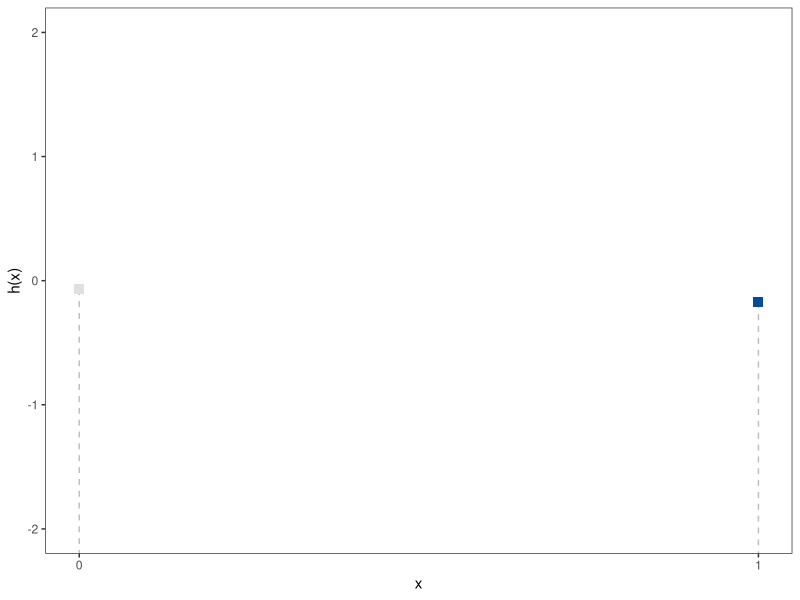
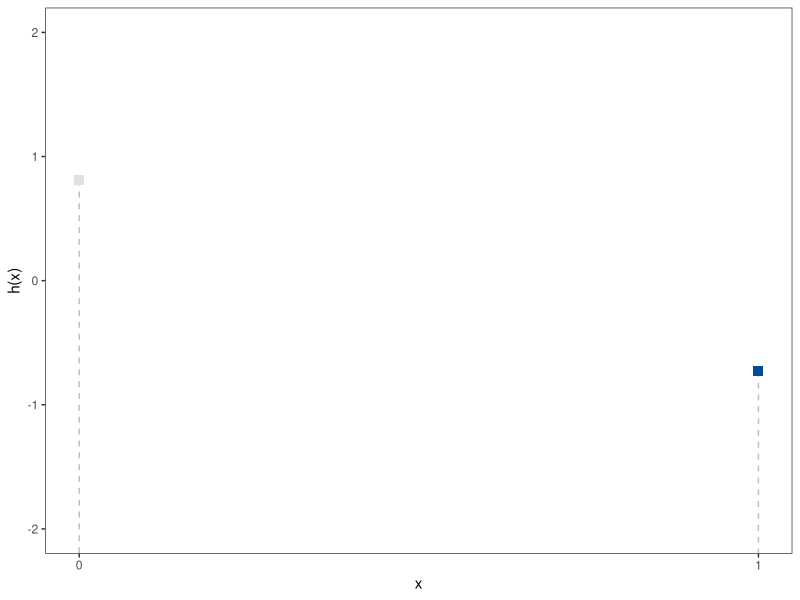
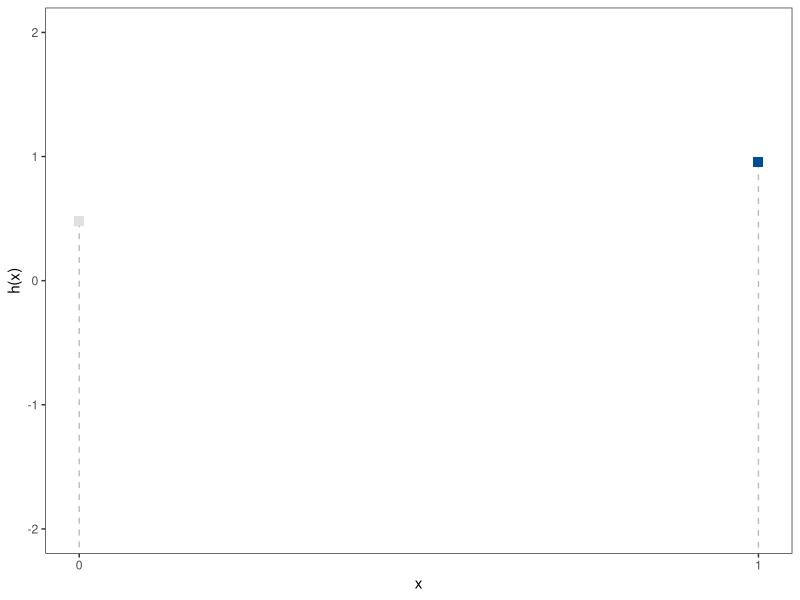
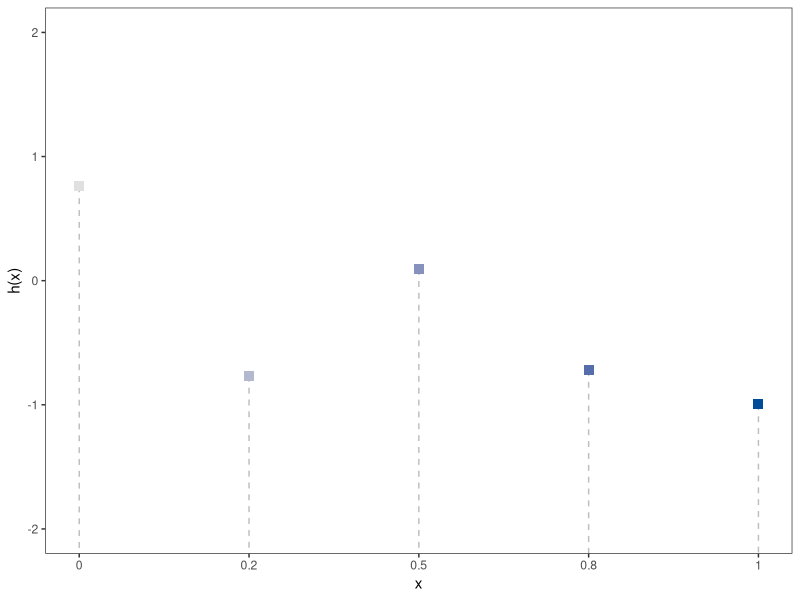
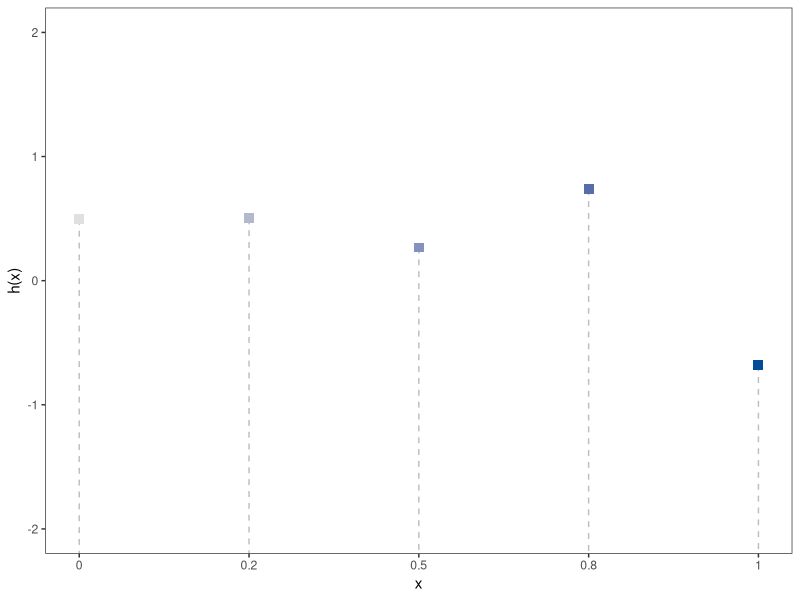
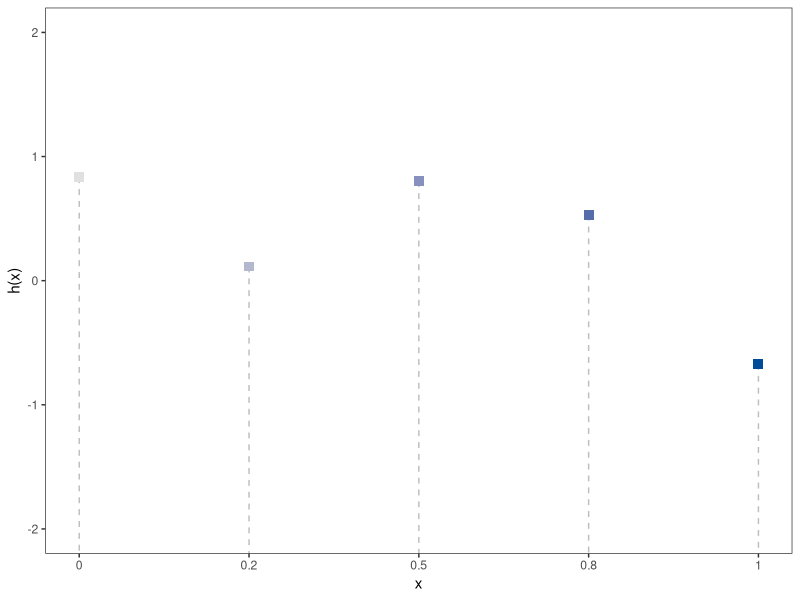
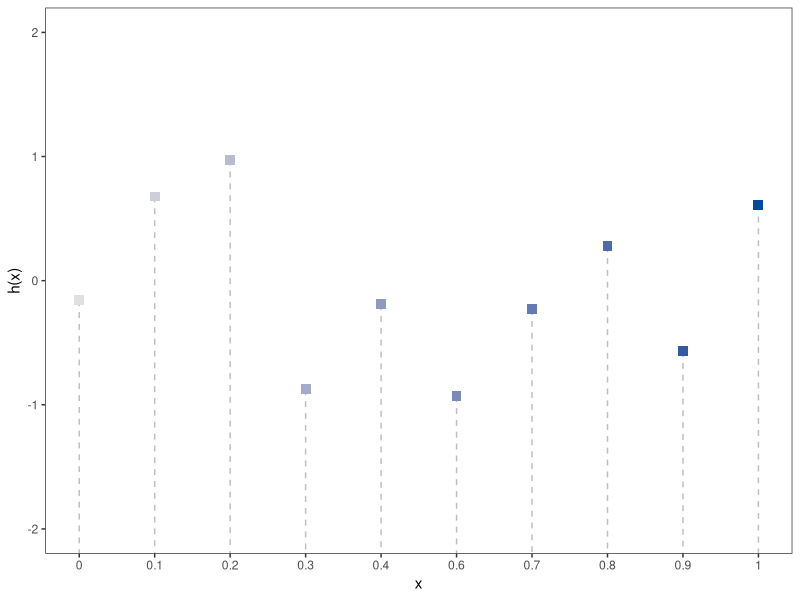
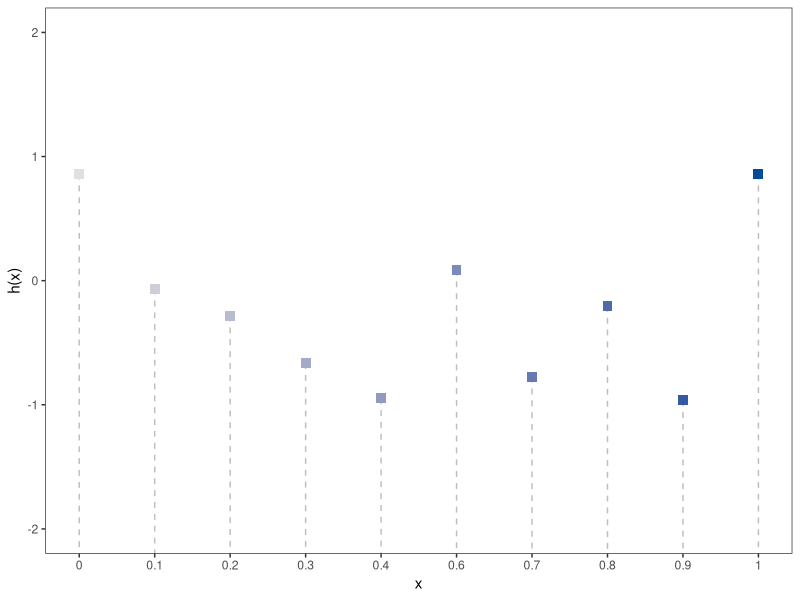

The R script that drew these images, in order: (Note: this script raises an error after producing the figures.)
# Distributions over discrete functions

library(ggplot2)
library(gridExtra)
library(mvtnorm)
library(matrixcalc)
library(reshape2)


plotDiscreteFunction = function(x, y, xlim, ylim) {
	
	df = data.frame(x = x, y = y)

	p1 = ggplot() + xlim(xlim) + theme_bw() 
	if (nrow(df) >= 20) {
		# p1 = p1 + geom_line(data = df, aes(x = x, y = y, xend = x, yend = -Inf), colour = "grey", alpha = 0.5) 
		p1 = p1 + geom_point(data = df, aes(x = x, y = y, color = x), size = 1, shape = 15) 
  	} else {
  		p1 = p1 + geom_segment(data = df, aes(x = x, y = y, xend = x, yend = -Inf), color = "grey", lty = 2)
		p1 = p1 + geom_point(data = df, aes(x = x, y = y, color = x), size = 3, shape = 15) 	                                                      
  	}
	p1 = p1 + scale_x_continuous(breaks = x, labels = round(x, 1))
	p1 = p1 + scale_color_gradientn(colours = c(low = "#E0E0E0", high = "#004C99"))
	p1 = p1 + ylab("h(x)") + ylim(ylim)
	p1 = p1 + theme(
	  plot.background = element_blank(),
	  panel.grid.major = element_blank(),
	  panel.grid.minor = element_blank(),
	  legend.position = "none"
	  )

	return(p1)
}

plotBivariateDensity = function(xlim, ylim, mu, sigma) {

	grid = expand.grid(y1 = seq(xlim[1], xlim[2], length.out = 100), y2 = seq(ylim[1], ylim[2], length.out = 100))

	probs = cbind(grid, density = mvtnorm::dmvnorm(grid, mean = mu, sigma = sigma))

	p2 = ggplot() + xlab(expression(y[1])) + ylab(expression(y[2]))
	p2 = p2 + geom_raster(data = probs, aes(x = y1, y = y2, fill = density)) 
	p2 = p2 + geom_contour(data = probs, aes(x = y1, y = y2, z = density), colour = "white", bins = 5) 
	p2 = p2 + coord_fixed(xlim = xlim, ylim = ylim) + guides(fill = FALSE) 

	return(p2)
}


createMat = function(n, scaleFactor) {
  m = matrix(data = 1, nrow = n, ncol = n)
  if (scaleFactor< 0 | scaleFactor > 1) stop("Scaling factor must be between 0 and 1")
  
  for (row in 1:(n-1)) {
    for (col in 1:(n-1)) {
      if (row <= col) m[row, col+1] = round(m[row, col]*0.9, digits = 2)
      if (row >= col) m[row+1, col] = round(m[row, col]*0.9, digits = 2)
    }
  }
  return(m)
}


squared.exp = function(x1, x2, l = 0.1) {
  
  D = as.matrix(dist(c(x1, x2), method = "euclidean"))
  
  K = exp(-1 / 2 * D^2 / l^2)
  
  return(K)
}




# --- Initial Examples 

set.seed(1111)

for (ninputs in c(2, 5, 10)) {

	x = seq(0, 1, length.out = ninputs)

	for (i in 1:3) {
		
		y = runif(ninputs, -1, 1)

		p = plotDiscreteFunction(x, y, xlim = c(0, 1), ylim = c(- 2, 2))

		ggsave(filename = paste0("figure_man/discrete/example_", ninputs, "_", i, ".pdf"), plot = p, height = 2.5, width = 4)
	}
}



# --- Examples Created from an "arbitrary" matrix (not a kernel)

sigma = lapply(ninputs, function(n) {
	mat = createMat(n, scaleFactor = 0.8)
	diag(mat) = 1
	mat
	}
)

sigma[[1]] = matrix(c(1, 0.5, 0.5, 1), nrow = 2)

names(sigma) = ninputs


# Drawing functions from a normal distribution 
ninputs = c(2, 5, 10, 50, 100, 200)

# print(sigma)
for (input in ninputs) {

	x = seq(0, 1, length.out = input)

	muc = rep(0, input)
	sigmac = sigma[[as.character(input)]]

	for (i in 1:3) {

		# Draw a sample 
		y = as.vector(rmvnorm(1, mean = muc, sigma = sigmac))
				
		p1 = plotDiscreteFunction(x, y, xlim = c(0, 1), ylim = c(- 2, 3))
		p1 = p1 + ggtitle(paste0("Sample Function ", i, ", n = ", input))

		if (input == 2) {
			p2 = plotBivariateDensity(mu = muc, sigma = sigmac, xlim = c(-2, 3), ylim = c(-2, 3))
			p2 = p2 + geom_point(data = data.frame(), aes(x = y[1], y = y[2]), color = "orange", size = 3)
			p2 = p2 + theme_bw() + ggtitle("Density of a 2-D Gaussian") + ylab(expression(h[2])) + xlab(expression(h[1])) 
		} 

		if (input > 2) {
			melted_comat = reshape2::melt(sigmac)
			p2 = ggplot(data = melted_comat, aes(x=Var1, y=Var2, fill=value)) + 
			      geom_tile() + theme_bw() + ggtitle("Covariance Matrix") +
			      scale_fill_gradientn(colours = c(low = "white", high = "black")) +
			      scale_x_discrete(labels = 1:input, limits = 1:input) +
			      scale_x_reverse() +
			      scale_y_discrete(labels = 1:input, limits = 1:input) +
			  theme(axis.line=element_blank(),
			        axis.ticks=element_blank(),
			        axis.title.x=element_blank(),
			        axis.title.y=element_blank(),
			        panel.border=element_blank(),
			        axis.text.x=element_blank(),
			        axis.text.y = element_blank(),
			        panel.grid.major=element_blank())
		}

		ggsave(paste0("figure_man/discrete/example_norm_", input, "_", i, "-a.pdf"), p1, width = 3, height = 3)
		ggsave(paste0("figure_man/discrete/example_norm_", input, "_", i, "-b.pdf"), p2, width = 3, height = 3)

	}
}
 

# --- Two extreme Cases 

set.seed(123)

input = 50

muc = rep(0, input)
sigmac = matrix(0.999, input, input) + 0.01 * diag(input)

x = seq(0, 1, length.out = input)
y = as.vector(rmvnorm(1, mean = muc, sigma = sigmac))
		
p1 = plotDiscreteFunction(x, y, xlim = c(0, 4), ylim = c(- 2, 2))+ theme(axis.text.x=element_blank())
p1 = p1 + ggtitle(paste0("Sample Function for a)", ", n = ", input)) + ylim(c(-2, 2))

ggsave(paste0("figure_man/discrete/example_extreme_", input, "-1.pdf"), p1, width = 3.5, height = 3)

sigmac = diag(input)
y = as.vector(rmvnorm(1, mean = muc, sigma = sigmac))

p1 = plotDiscreteFunction(x, y, xlim = c(0, 4), ylim = c(- 2, 2)) + theme(axis.text.x=element_blank())
p1 = p1 + ggtitle(paste0("Sample Function for b)", ", n = ", input)) + ylim(c(-2, 2))

ggsave(paste0("figure_man/discrete/example_extreme_", input, "-2.pdf"), p1, width = 3.5, height = 3)

p1 = p1 + ggtitle(paste0("Sample Function for b) K = I", ", n = ", input)) + ylim(c(-2, 2))

ggsave(paste0("figure_man/discrete/example_extreme_", input, "-4.pdf"), p1, width = 3.5, height = 3)


sigmac = squared.exp(x, x, l = 0.1)[1:input, 1:input]
y = as.vector(rmvnorm(1, mean = muc, sigma = sigmac))

p1 = plotDiscreteFunction(x, y, xlim = c(0, 4), ylim = c(- 2, 2)) + theme(axis.text.x=element_blank())
p1 = p1 + ggtitle(paste0("Sample Function for c)", ", n = ", input)) + ylim(c(-2, 2))

ggsave(paste0("figure_man/discrete/example_extreme_", input, "-3.pdf"), p1, width = 3.5, height = 3)



# --- Drawing Functions From a True Kernel Matrix

# Drawing functions from a normal distribution 
ninputs = c(10, 50, 200)

plist = list()

# print(sigma)
plist = lapply(ninputs, function(input) {

	x = seq(0, 1, length.out = input)

	muc = rep(0, input)
	sigmac = squared.exp(x, x, l = 0.1)[1:input, 1:input]

	# Draw a sample 
	y = as.vector(rmvnorm(1, mean = muc, sigma = sigmac))
			
	p = plotDiscreteFunction(x, y, xlim = c(0, 4), ylim = c(- 2, 2))
	p = p + ggtitle(paste0("n = ", input)) + theme(axis.text.x = element_blank())
	p
})

ggsave(paste0("figure_man/discrete/example_limit.pdf"), do.call(grid.arrange, c(plist, nrow = 1)), width = 8, height = 3)



ninputs = c(5, 10, 50)

# print(sigma)
for (input in ninputs) {

		x = runif(input, 0, 1)

		muc = rep(0, input)
		sigmac = squared.exp(x, x, l = 0.1)[1:input, 1:input]

		# Draw a sample 
		y = as.vector(rmvnorm(1, mean = muc, sigma = sigmac))
				
		p1 = plotDiscreteFunction(x, y, xlim = c(0, 4), ylim = c(- 2, 2))
		p1 = p1 + ggtitle(paste0("Sample Function, n = ", input))  + theme(axis.text.x = element_blank())

		ggsave(paste0("figure_man/discrete/example_marginalization_", input, ".pdf"), p1, width = 3, height = 3)
}




# mu = c(2, 1) # mean vector
# sigma = matrix(c(1, 0.5, 0.5, 1), ncol = 2) # covariance matrix 

# grid = expand.grid(y1 = seq(-1, 4, length.out = 100), y2 = seq(-1, 4, length.out = 100))

# probs = cbind(grid, density = mvtnorm::dmvnorm(grid, mean = mu, sigma = sigma))

# p2 = ggplot() + xlab(expression(y[1])) + ylab(expression(y[2]))
# p2 = p2 + geom_raster(data = probs, aes(x = y1, y = y2, fill = density)) 
# p2 = p2 + geom_contour(data = probs, aes(x = y1, y = y2, z = density), colour = "white", bins = 5) 
# p2 = p2 + coord_fixed(xlim = c(- 0.5, 3.5), ylim = c(- 0.5, 3.5)) + guides(fill = FALSE) 

# ggsave(filename = "figure_man/bivariate_density.png", plot = p2, height = 3, width = 6)



# df1 = data.frame(x = x, y = t(y), label = "Sample 1")
# p1 = ggplot() + ylim(c(0, 3)) + xlim(c(0, 3)) + theme_bw() + geom_vline(data = df, aes(xintercept = x), color = "grey", lty = 2)
# p1 = p1 + geom_point(data = df1, aes(x = x, y = y, color = label), size = 3)
# p1 = p1 + guides(color = FALSE)

# g = grid.arrange(p1, p2, ncol = 2)

# ggsave(filename = "figure_man/discrete_sample1.png", plot = grid.arrange(p1, p2, ncol = 2), height = 3, width = 6)

# # Drawing another sample
# y = rmvnorm(1, mean = mu, sigma = sigma)
# df2 = rbind(df2, data.frame(x = y[1], y = y[2], label = "Sample 2"))

# p2 = ggplot() + xlab(expression(y[1])) + ylab(expression(y[2]))
# p2 = p2 + geom_raster(data = probs, aes(x = y1, y = y2, fill = density)) 
# p2 = p2 + geom_contour(data = probs, aes(x = y1, y = y2, z = density), colour = "white", bins = 5) 
# p2 = p2 + coord_fixed(xlim = c(- 0.5, 3.5), ylim = c(- 0.5, 3.5)) + guides(fill = FALSE) 
# p2 = p2 + geom_point(data = df2, aes(x = x, y = y, color = label), size = 3) 
# p2 = p2 + geom_text(data = df2, aes(x = x, y = y + 0.3, color = label, label = label), size = 4)
# p2 = p2 + geom_segment(data = df2, aes(x = x, xend = x, y = y, yend = -1, color = label), lty = 2)
# p2 = p2 + geom_segment(data = df2, aes(x = -1, xend = x, y = y, yend = y, color = label), lty = 2) 
# p2 = p2 + guides(color = FALSE)

# df1 = rbind(df1, data.frame(x = x, y = t(y), label = "Sample 2"))
# p1 = ggplot() + ylim(c(0, 3)) + xlim(c(0, 3)) + theme_bw() + geom_vline(data = df, aes(xintercept = x), color = "grey", lty = 2)
# p1 = p1 + geom_point(data = df1, aes(x = x, y = y, color = label), size = 3)
# p1 = p1 + guides(color = FALSE)

# g = grid.arrange(p1, p2, ncol = 2)

# ggsave(filename = "figure_man/discrete_sample2.png", plot = g, height = 3, width = 6)
